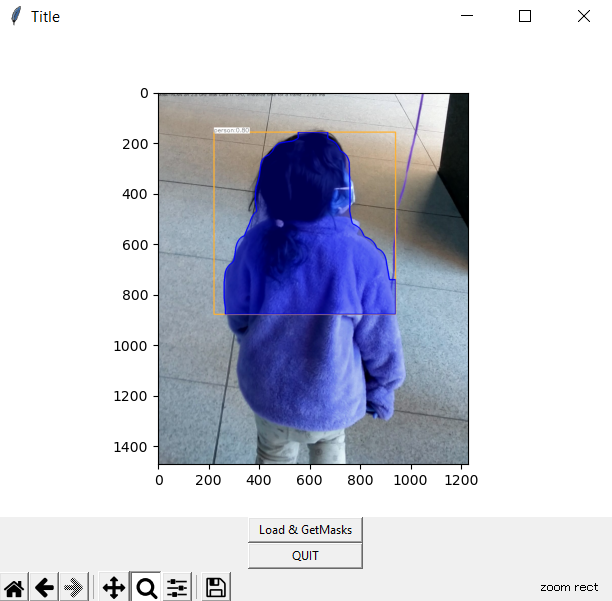

Python code for this plot:
import tkinter
from tkinter import filedialog
import cv2 as cv
import argparse
import numpy as np
import os.path
import sys
import random
import matplotlib.pyplot as plt #グラフ描画ライブラリ
from matplotlib.backends.backend_tkagg import (
    FigureCanvasTkAgg, NavigationToolbar2Tk)
from functools import partial
from matplotlib.backend_bases import key_press_handler
import mplcursors

#tkinterオブジェクト生成
root = tkinter.Tk()
root.title("Title") #GUIタイトル
        
#graphの設定
fig,ax1 = plt.subplots()
fig.gca().set_aspect('equal', adjustable = 'box')
#Canvas設定
Canvas = FigureCanvasTkAgg(fig, master = root) #Canvasにfigを追加
Img_Masks = []
Img_boxes = []
Img = []
Img_Mask = []
Img_Mask_mod = []
selectId = -1

# Initialize the parameters
confThreshold = 0.5  # Confidence threshold
maskThreshold = 0.3  # Mask threshold

parser = argparse.ArgumentParser(description='Use this script to run Mask-RCNN object detection and segmentation')
# parser.add_argument('--image', help='Path to image file')
parser.add_argument("--device", default="cpu", help="Device to inference on")
args = parser.parse_args()

# Draw the predicted bounding box, colorize and show the mask on the image
def drawBox(frame, classId, conf, left, top, right, bottom, classMask):
    # Draw a bounding box.
    cv.rectangle(frame, (left, top), (right, bottom), (255, 178, 50), 3)
    
    # Print a label of class.
    label = '%.2f' % conf
    if classes:
        assert(classId < len(classes))
        label = '%s:%s' % (classes[classId], label)
    
    # Display the label at the top of the bounding box
    labelSize, baseLine = cv.getTextSize(label, cv.FONT_HERSHEY_SIMPLEX, 0.5, 1)
    top = max(top, labelSize[1])
    cv.rectangle(frame, (left, top - round(1.5*labelSize[1])), (left + round(1.5*labelSize[0]), top + baseLine), (255, 255, 255), cv.FILLED)
    cv.putText(frame, label, (left, top), cv.FONT_HERSHEY_SIMPLEX, 0.75, (0,0,0), 1)

    # Resize the mask, threshold, color and apply it on the image
    classMask = cv.resize(classMask, (right - left + 1, bottom - top + 1))
    mask = (classMask > maskThreshold)
    roi = frame[top:bottom+1, left:right+1][mask]

    colorIndex = random.randint(0, len(colors)-1)
    color = colors[colorIndex]

    frame[top:bottom+1, left:right+1][mask] = ([0.3*color[0], 0.3*color[1], 0.3*color[2]] + 0.7 * roi).astype(np.uint8)

    # Draw the contours on the image
    mask = mask.astype(np.uint8)
    contours, hierarchy = cv.findContours(mask,cv.RETR_TREE,cv.CHAIN_APPROX_SIMPLE)
    cv.drawContours(frame[top:bottom+1, left:right+1], contours, -1, color, 3, cv.LINE_8, hierarchy, 100)

def postprocess01(frame, boxes, masks):
    # Output size of masks is NxCxHxW where
    # N - number of detected boxes
    # C - number of classes (excluding background)
    # HxW - segmentation shape
    numClasses = masks.shape[1]
    numDetections = boxes.shape[2]

    frameH = frame.shape[0]
    frameW = frame.shape[1]

    for i in range(numDetections):
        box = boxes[0, 0, i]
        mask = masks[i]
        score = box[2]
        if score > confThreshold:
            classId = int(box[1])
            
            # Extract the bounding box
            left = int(frameW * box[3])
            top = int(frameH * box[4])
            right = int(frameW * box[5])
            bottom = int(frameH * box[6])
            
            left = max(0, min(left, frameW - 1))
            top = max(0, min(top, frameH - 1))
            right = max(0, min(right, frameW - 1))
            bottom = max(0, min(bottom, frameH - 1))
            
            # Extract the mask for the object
            classMask = mask[classId]

            # Draw bounding box, colorize and show the mask on the image
            drawBox(frame, classId, score, left, top, right, bottom, classMask)

# Load names of classes
classesFile = "mscoco_labels.names";
classes = None
with open(classesFile, 'rt') as f:
   classes = f.read().rstrip('\n').split('\n')

# Give the textGraph and weight files for the model
textGraph = "./mask_rcnn_inception_v2_coco_2018_01_28.pbtxt";
modelWeights = "./mask_rcnn_inception_v2_coco_2018_01_28/frozen_inference_graph.pb";

# Load the network
net = cv.dnn.readNetFromTensorflow(modelWeights, textGraph);

if args.device == "cpu":
    net.setPreferableBackend(cv.dnn.DNN_TARGET_CPU)
    print("Using CPU device")
elif args.device == "gpu":
    net.setPreferableBackend(cv.dnn.DNN_BACKEND_CUDA)
    net.setPreferableTarget(cv.dnn.DNN_TARGET_CUDA)
    print("Using GPU device")

# Load the classes
colorsFile = "colors.txt";
with open(colorsFile, 'rt') as f:
    colorsStr = f.read().rstrip('\n').split('\n')
colors = [] #[0,0,0]
for i in range(len(colorsStr)):
    rgb = colorsStr[i].split(' ')
    color = np.array([float(rgb[0]), float(rgb[1]), float(rgb[2])])
    colors.append(color)

# def button_press_event(event):
#     global selectId
#     global Img_Mask
#     global Img_Mask_mod
#     global old_x
#     global old_y
#     global DrawEnable
#     # print("x y: " + str(event.xdata) + " " + str(event.ydata))
    
#     if len(Img) == 0:
#         return

#     numClasses = Img_Masks.shape[1]
#     numDetections = Img_boxes.shape[2]

#     frameH = Img.shape[0]
#     frameW = Img.shape[1]

#     for i in range(numDetections):
#         Img_Mask = np.zeros((frameH, frameW, 1), np.uint8)
#         Img_copy2 = Img.copy()
#         box = Img_boxes[0, 0, i]
#         mask = Img_Masks[i]
#         score = box[2]
#         if score > confThreshold:
#             classId = int(box[1])
                
#             # Extract the bounding box
#             left = int(frameW * box[3])
#             top = int(frameH * box[4])
#             right = int(frameW * box[5])
#             bottom = int(frameH * box[6])
                
#             left = max(0, min(left, frameW - 1))
#             top = max(0, min(top, frameH - 1))
#             right = max(0, min(right, frameW - 1))
#             bottom = max(0, min(bottom, frameH - 1))
                
#             # Extract the mask for the object
#             classMask = mask[classId]
#             classMask = cv.resize(classMask, (right - left + 1, bottom - top + 1))
#             mask = (classMask > maskThreshold)
#             roi = Img[top:bottom+1, left:right+1][mask]
#             Img_Mask[top:bottom+1, left:right+1][mask] = 255

#             if Img_Mask[int(event.ydata)][int(event.xdata)] > 0:
#                 selectId = i
#                 Img_Mask_mod = Img_Mask.copy()
#                 print("selected Id: " + str(selectId))
#                 Img_copy2[top:bottom+1, left:right+1][mask] = ([0.3*0, 0.3*255, 0.30] + 0.7 * roi).astype(np.uint8)
#                 Img_unit8 = Img_copy2.astype(np.uint8)

#                 ax1.imshow(Img_unit8)
#                 Canvas.draw() #Canvasへ描画
#                 break

def Quit():
    root.quit()
    root.destroy()

def PlotFile(canvas, ax, colors = "gray"):
    typ = [('JPG','*.jpg'),('PNG','*.png'),('BMP','*.bmp')] 
    dir = './'
    fle = filedialog.askopenfilename(filetypes = typ, initialdir = dir) 
    ax.cla() #前の描画データの削除
    global Img_Masks
    global Img_boxes
    global Img
    Img_Masks = []
    Img_boxes = []
    Img = []

    Img = cv.imread(fle)
    print("Img", Img.shape)

    Img_copy = Img.copy()
    # Create a 4D blob from a frame.
    blob = cv.dnn.blobFromImage(Img, swapRB=True, crop=False)
    # Set the input to the network
    net.setInput(blob)
    # Run the forward pass to get output from the output layers
    Img_boxes, Img_Masks = net.forward(['detection_out_final', 'detection_masks'])
    # Extract the bounding box and mask for each of the detected objects
    postprocess01(Img_copy, Img_boxes, Img_Masks)
    # Put efficiency information.
    t, _ = net.getPerfProfile()
    label = 'Mask-RCNN on 2.5 GHz Intel Core i7 CPU, Inference time for a frame : %0.0f ms' % abs(t * 1000.0 / cv.getTickFrequency())
    cv.putText(Img_copy, label, (0, 15), cv.FONT_HERSHEY_SIMPLEX, 0.5, (0, 0, 0))

    Img_unit8 = Img_copy.astype(np.uint8)

    line = ax.imshow(Img_unit8)
    canvas.draw() #Canvasへ描画
    toolbar.update()

    numClasses = Img_Masks.shape[1]
    numDetections = Img_boxes.shape[2]

    frameH = Img.shape[0]
    frameW = Img.shape[1]

    for i in range(numDetections):  
        Img_copy2 = np.zeros((frameH, frameW, 3), np.uint8)
        box = Img_boxes[0, 0, i]
        mask = Img_Masks[i]
        score = box[2]
        if score > confThreshold:
            classId = int(box[1])
            
            # Extract the bounding box
            left = int(frameW * box[3])
            top = int(frameH * box[4])
            right = int(frameW * box[5])
            bottom = int(frameH * box[6])
            
            left = max(0, min(left, frameW - 1))
            top = max(0, min(top, frameH - 1))
            right = max(0, min(right, frameW - 1))
            bottom = max(0, min(bottom, frameH - 1))

            # Extract the mask for the object
            classMask = mask[classId]
            classMask = cv.resize(classMask, (right - left + 1, bottom - top + 1))
            mask = (classMask > maskThreshold)
            Img_copy2[top:bottom+1, left:right+1][mask] = ([255, 255, 255])

            frame_mask = Img_copy2.astype(np.uint8)
            frame_maskFile = "mask_" + str(i) + ".jpg"
            cv.imwrite(frame_maskFile, frame_mask)
            
if __name__ == "__main__":
    try:
        #Canvas.get_tk_widget().grid(row = 0, column = 0, rowspan = 10)
        Canvas.get_tk_widget().pack(side=tkinter.TOP, fill=tkinter.BOTH, expand=1)
        #UPDATEボタン
        ButtonWidth = 15
        UpdateButton = tkinter.Button(text="Load & GetMasks", width=ButtonWidth, command=partial(PlotFile, Canvas, ax1))#ボタンの生成
        UpdateButton.pack()
        #QUITボタン
        QuitButton = tkinter.Button(text = "QUIT", width = ButtonWidth, command = Quit) #QUITボタンオブジェクト生成
        QuitButton.pack()
        # tool bar
        toolbar = NavigationToolbar2Tk(Canvas, root)
        # Canvas.mpl_connect('button_press_event', button_press_event) 
        root.mainloop()
    except:
        import traceback
        traceback.print_exc()
